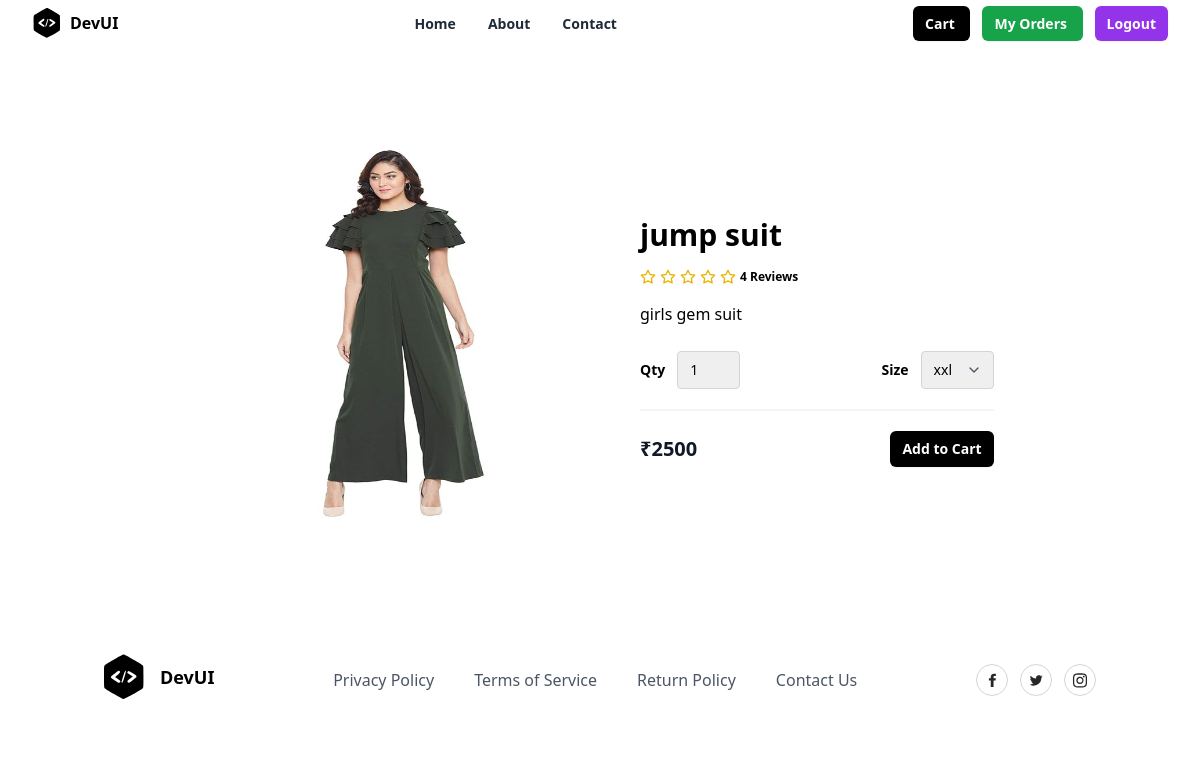
Screenshot of /product/4/ with the database file from the repository.
### store/models.py (models this page shows, shortened)
class Product(models.Model):
    title = models.CharField(max_length=200)
    description = models.TextField(null=True, blank=True)
    size_object = models.ManyToManyField(Size)
    category_object = models.ForeignKey(Category, on_delete=models.CASCADE)
    brand_object = models.ForeignKey(Brand, on_delete=models.CASCADE)
    image = models.ImageField(upload_to='product_images', null=True, blank=True, default='product_images/default.jpg')
    price = models.PositiveIntegerField()
    tag_object=models.ManyToManyField(Tag)
    created_date = models.DateTimeField(auto_now_add=True)
    updated_date = models.DateTimeField(auto_now=True)
    is_active = models.BooleanField(default=True)

### store/views.py (the view)
# urls.py: path("product/<int:pk>/",views.ProductDetailView.as_view(),name="product-detail"),
class ProductDetailView(View):
    def get(self,request,*args,**kwargs):
        id=kwargs.get("pk")
        qs=Product.objects.get(id=id)
        return render(request,"product_detail.html",{"data":qs})

### store/templates/product_detail.html (shortened to what this page needs)
{%extends 'base.html'%}
{%block main_block%}
<section class="overflow-hidden">
    <form action="{%url 'add-to-cart' data.id%}" method="post">
    <div class="mx-auto max-w-5xl px-5 py-24">
      <div class="mx-auto flex flex-wrap items-center lg:w-4/5">
        <img
          alt="Nike Air Max 21A"
          class="h-64 w-full rounded object-contains lg:h-96 lg:w-1/2"
          src="{{data.image.url}}"
        />
        <div class="mt-6 w-full lg:mt-0 lg:w-1/2 lg:pl-10">
          <h1 class="my-4 text-3xl font-semibold text-black"> {{data.title}}</h1>
          <div class="my-4 flex items-center">
            <span class="flex items-center space-x-1">
              <span class="ml-3 inline-block text-xs font-semibold">
                4 Reviews
              </span>
            </span>
          </div>
          <p class="leading-relaxed">
           {{data.description}}
          </p>
          <div class="mb-5 mt-6 flex items-center border-b-2 border-gray-100 pb-5">
            <div class="flex items-center">
              <span class="mr-3 text-sm font-semibold">Qty</span>
              <select name="qty" class="appearance-none rounded border border-gray-300 py-2 pl-3 pr-10 text-sm focus:border-black focus:outline-none focus:ring-2 focus:ring-black">
                <option value="1">1</option>
              </select>
            </div>
            <div class="ml-auto flex items-center">
              <span class="mr-3 text-sm font-semibold">Size</span>
              <div class="relative">
                <select name="size" class="appearance-none rounded border border-gray-300 py-2 pl-3 pr-10 text-sm focus:border-black focus:outline-none focus:ring-2 focus:ring-black">
                  {%for sob in data.size_object.all%}
                  <option value="{{sob.name}}">{{sob.name}}</option>
                  {%endfor%}
                </select>
                <span class="pointer-events-none absolute right-0 top-0 flex h-full w-10 items-center justify-center text-center text-gray-600">
                </span>
              </div>
            </div>
          </div>
          <div class="flex items-center justify-between">
            <span class="title-font text-xl font-bold text-gray-900">
              ₹{{data.price}}
            </span>
            <button
              type="submit"
              class="rounded-md bg-black px-3 py-2 text-sm font-semibold text-white shadow-sm hover:bg-black/80 focus-visible:outline focus-visible:outline-2 focus-visible:outline-offset-2 focus-visible:outline-black"
            >
              Add to Cart
            </button>
          </div>
        </div>
      </div>
    </div>
    </form>
  </section>
{%endblock%}

### rows the page displays
Product: image (picture), title "jump suit", description "girls gem suit", price "2500"

### other values shown
form field size "xxl"
